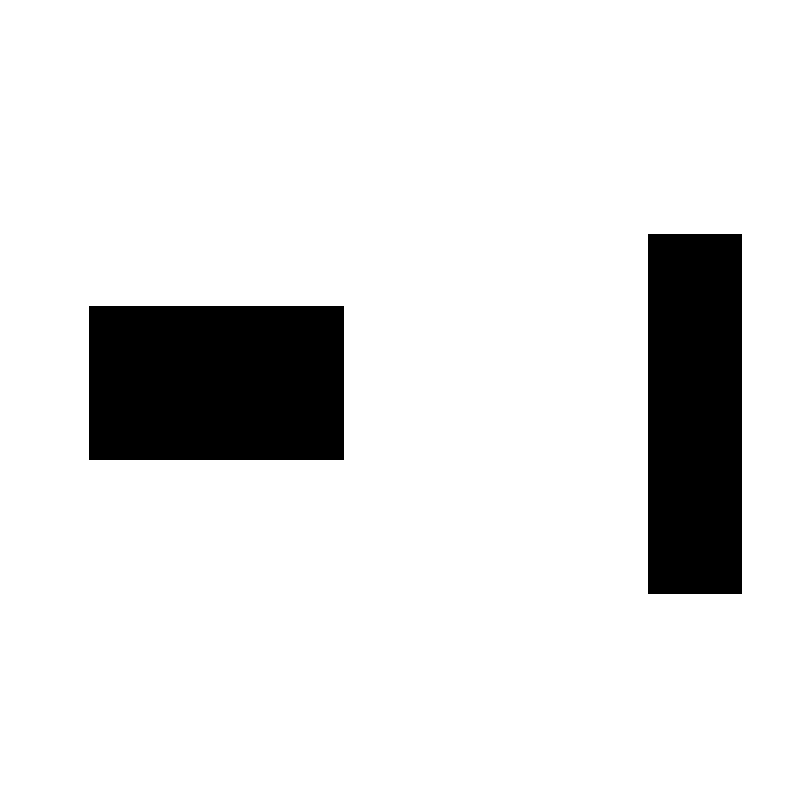
%> input picture homeworks/hw_3/Matlab作业/newmap.png, 800 x 800 px
$ octave RRT.m   (GNU Octave 9; MATLAB toolbox functions it lacks are replaced by stand-ins)
%> lines starting %> are read from the running program, lines starting %| are printed output that depends on the picture; in (x1, y1, x2, y2) boxes, pixels count from 0 and x2, y2 are one past the last pixel; in counts of white or black regions, pixels touching at a corner belong together; the program's own positions count from 1
### homeworks/hw_3/Matlab作业/collisionChecking.m
function feasible=collisionChecking(startPose,goalPose,map)

feasible=true;
dir=atan2(goalPose(1)-startPose(1),goalPose(2)-startPose(2));
for r=0:0.5:sqrt(sum((startPose-goalPose).^2))
    posCheck = startPose + r.*[sin(dir) cos(dir)];
    if ~(feasiblePoint(ceil(posCheck),map) && feasiblePoint(floor(posCheck),map) && ...
            feasiblePoint([ceil(posCheck(1)) floor(posCheck(2))],map) && feasiblePoint([floor(posCheck(1)) ceil(posCheck(2))],map))
        feasible=false;break;
    end
    if ~feasiblePoint([floor(goalPose(1)),ceil(goalPose(2))],map), feasible=false; end

end

function feasible=feasiblePoint(point,map)
feasible=true;
if ~(point(1)>=1 &&  point(1)<=size(map,2) && point(2)>=1 && point(2)<=size(map,1) && map(point(2),point(1))==255)
    feasible=false;
end

### homeworks/hw_3/Matlab作业/RRT.m
%***************************************
%Author: Chaoqun Wang
%Date: 2019-10-15
%***************************************
%% 流程初始化
clear all; close all;
x_I=1; y_I=1;           % 设置初始点
x_G=700; y_G=700;       % 设置目标点
Thr=50;                 %设置目标点阈值
Delta= 30;              % 设置扩展步长
%% 建树初始化
T.v(1).x = x_I;         % T是我们要做的树，v是节点，这里先把起始点加入到T里面来
T.v(1).y = y_I;
T.v(1).xPrev = x_I;     % 起始节点的父节点仍然是其本身
T.v(1).yPrev = y_I;
T.v(1).dist=0;          %从父节点到该节点的距离，这里可取欧氏距离
T.v(1).indPrev = 0;     %
%% 开始构建树——作业部分
figure(1);
ImpRgb=imread('newmap.png');
%> ImpRgb is the input picture: size 800x800x3 uint8; 88.6% white; 2 black regions, box (x1, y1, x2, y2) and area: (89, 306, 344, 460) 39270, (648, 234, 742, 594) 33840
Imp=rgb2gray(ImpRgb);
imshow(Imp)
xL=size(Imp,1);%地图x轴长度
%> xL = 800
yL=size(Imp,2);%地图y轴长度
%> yL = 800
hold on
plot(x_I, y_I, 'ro', 'MarkerSize',10, 'MarkerFaceColor','r');
plot(x_G, y_G, 'go', 'MarkerSize',10, 'MarkerFaceColor','g');% 绘制起点和目标点
count=1;
for iter = 1:3000
    x_rand=[];
    %Step 1: 在地图中随机采样一个点x_rand
    %提示：用（x_rand(1),x_rand(2)）表示环境中采样点的坐标
    x_rand(1) = randi(xL);
    x_rand(2) = randi(yL);

    x_near=[];
    %Step 2: 遍历树，从树中找到最近邻近点x_near
    %提示：x_near已经在树T里
    x_near_Idx = 1;
    x_near_minDis = sqrt((x_rand(1)-T.v(x_near_Idx).x)^2 + (x_rand(2)-T.v(x_near_Idx).y)^2 );
%> x_near_minDis = 754
    for i=1:count
        dis_temp = sqrt((x_rand(1)-T.v(i).x)^2 + (x_rand(2)-T.v(i).y)^2 );
        if(dis_temp<x_near_minDis)
            x_near_minDis = dis_temp;
            x_near_Idx = i;
        end
    end
%> after the loop, x_near_Idx = 1
    x_near(1) = T.v(x_near_Idx).x;
    x_near(2) = T.v(x_near_Idx).y;


    x_new=[];
    %Step 3: 扩展得到x_new节点
    %提示：注意使用扩展步长Delta
    x_new = x_near + (x_rand-x_near)./x_near_minDis.*Delta;
%> x_new = [27.86 14.37]

    %检查节点是否是collision-free
    if ~collisionChecking(x_near,x_new,Imp)
%> after the loop in collisionChecking, `for r=0:0.5:sqrt(sum((startPose-goalPose).^2))`: feasible = true
        continue;
    end
    count=count+1;
%> count = 2

    %Step 4: 将x_new插入树T
    %提示：新节点x_new的父节点是x_near
    T.v(count).x = x_new(1);         % T是我们要做的树，v是节点，这里先把起始点加入到T里面来
    T.v(count).y = x_new(2);
    T.v(count).xPrev = x_near(1);     % 起始节点的父节点仍然是其本身
    T.v(count).yPrev = x_near(2);
    T.v(count).dist=Delta;          %从父节点到该节点的距离，这里可取欧氏距离
    T.v(count).indPrev = x_near_Idx;     %

    %Step 5:检查是否到达目标点附近
    %提示：注意使用目标点阈值Thr，若当前节点和终点的欧式距离小于Thr，则跳出当前for循环
    if(sqrt((x_new(1)-x_G)^2+(x_new(2)-y_G)^2) < Thr)
        break;
    end

    %Step 6:将x_near和x_new之间的路径画出来
    %提示 1：使用plot绘制，因为要多次在同一张图上绘制线段，所以每次使用plot后需要接上hold on命令
    %提示 2：在判断终点条件弹出for循环前，记得把x_near和x_new之间的路径画出来
    plot([x_new(1); x_near(1);], [x_new(2); x_near(2)], 'r', 'Linewidth', 3);
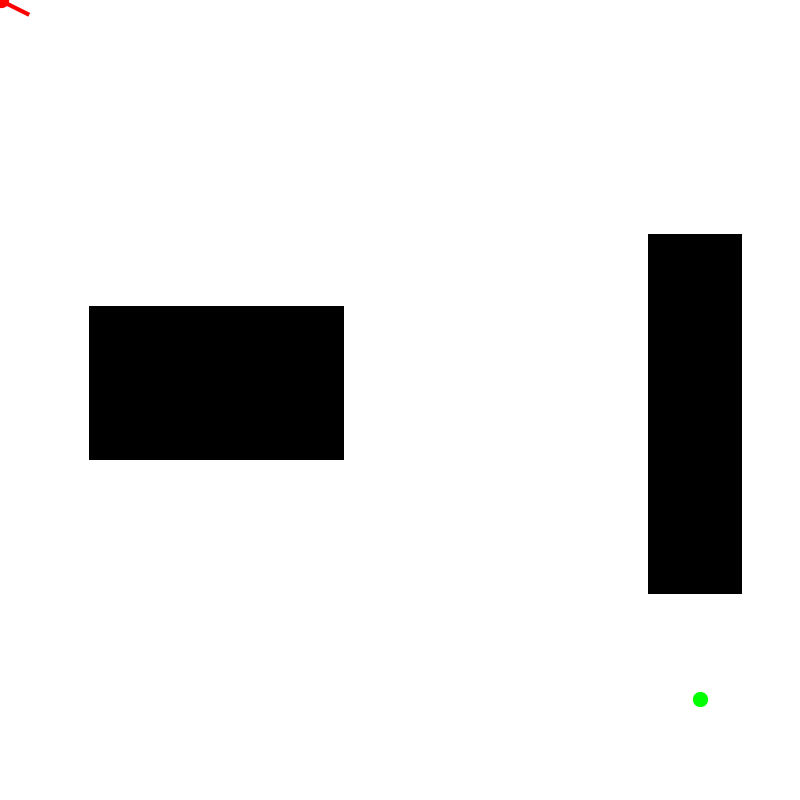
%> figure redrawn from the program's plot data
    hold on;


    pause(0.1); %暂停0.1s，使得RRT扩展过程容易观察
end
%% 路径已经找到，反向查询
if iter < 2000
    path.pos(1).x = x_G; path.pos(1).y = y_G;
    path.pos(2).x = T.v(end).x; path.pos(2).y = T.v(end).y;
    pathIndex = T.v(end).indPrev; % 终点加入路径
    j=0;
    while 1
        path.pos(j+3).x = T.v(pathIndex).x;
        path.pos(j+3).y = T.v(pathIndex).y;
        pathIndex = T.v(pathIndex).indPrev;
        if pathIndex == 1
            break
        end
        j=j+1;
    end  % 沿终点回溯到起点
    path.pos(end+1).x = x_I; path.pos(end).y = y_I; % 起点加入路径
    for j = 2:length(path.pos)
        plot([path.pos(j).x; path.pos(j-1).x;], [path.pos(j).y; path.pos(j-1).y], 'b', 'Linewidth', 3);
    end
%> this loop made 40 passes
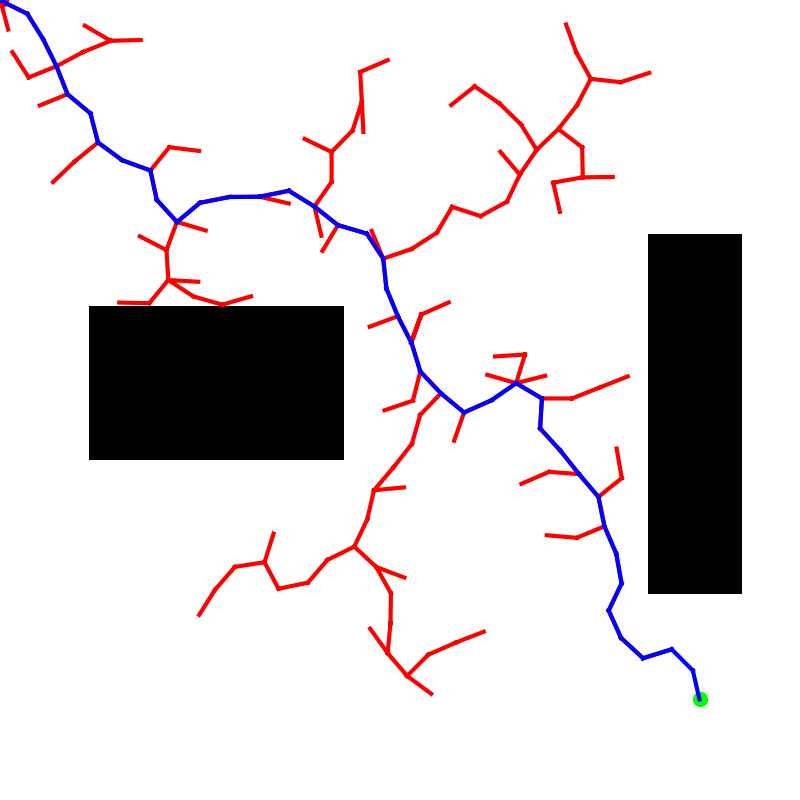
%> figure redrawn from the program's plot data
else
    disp('Error, no path found!');
end
